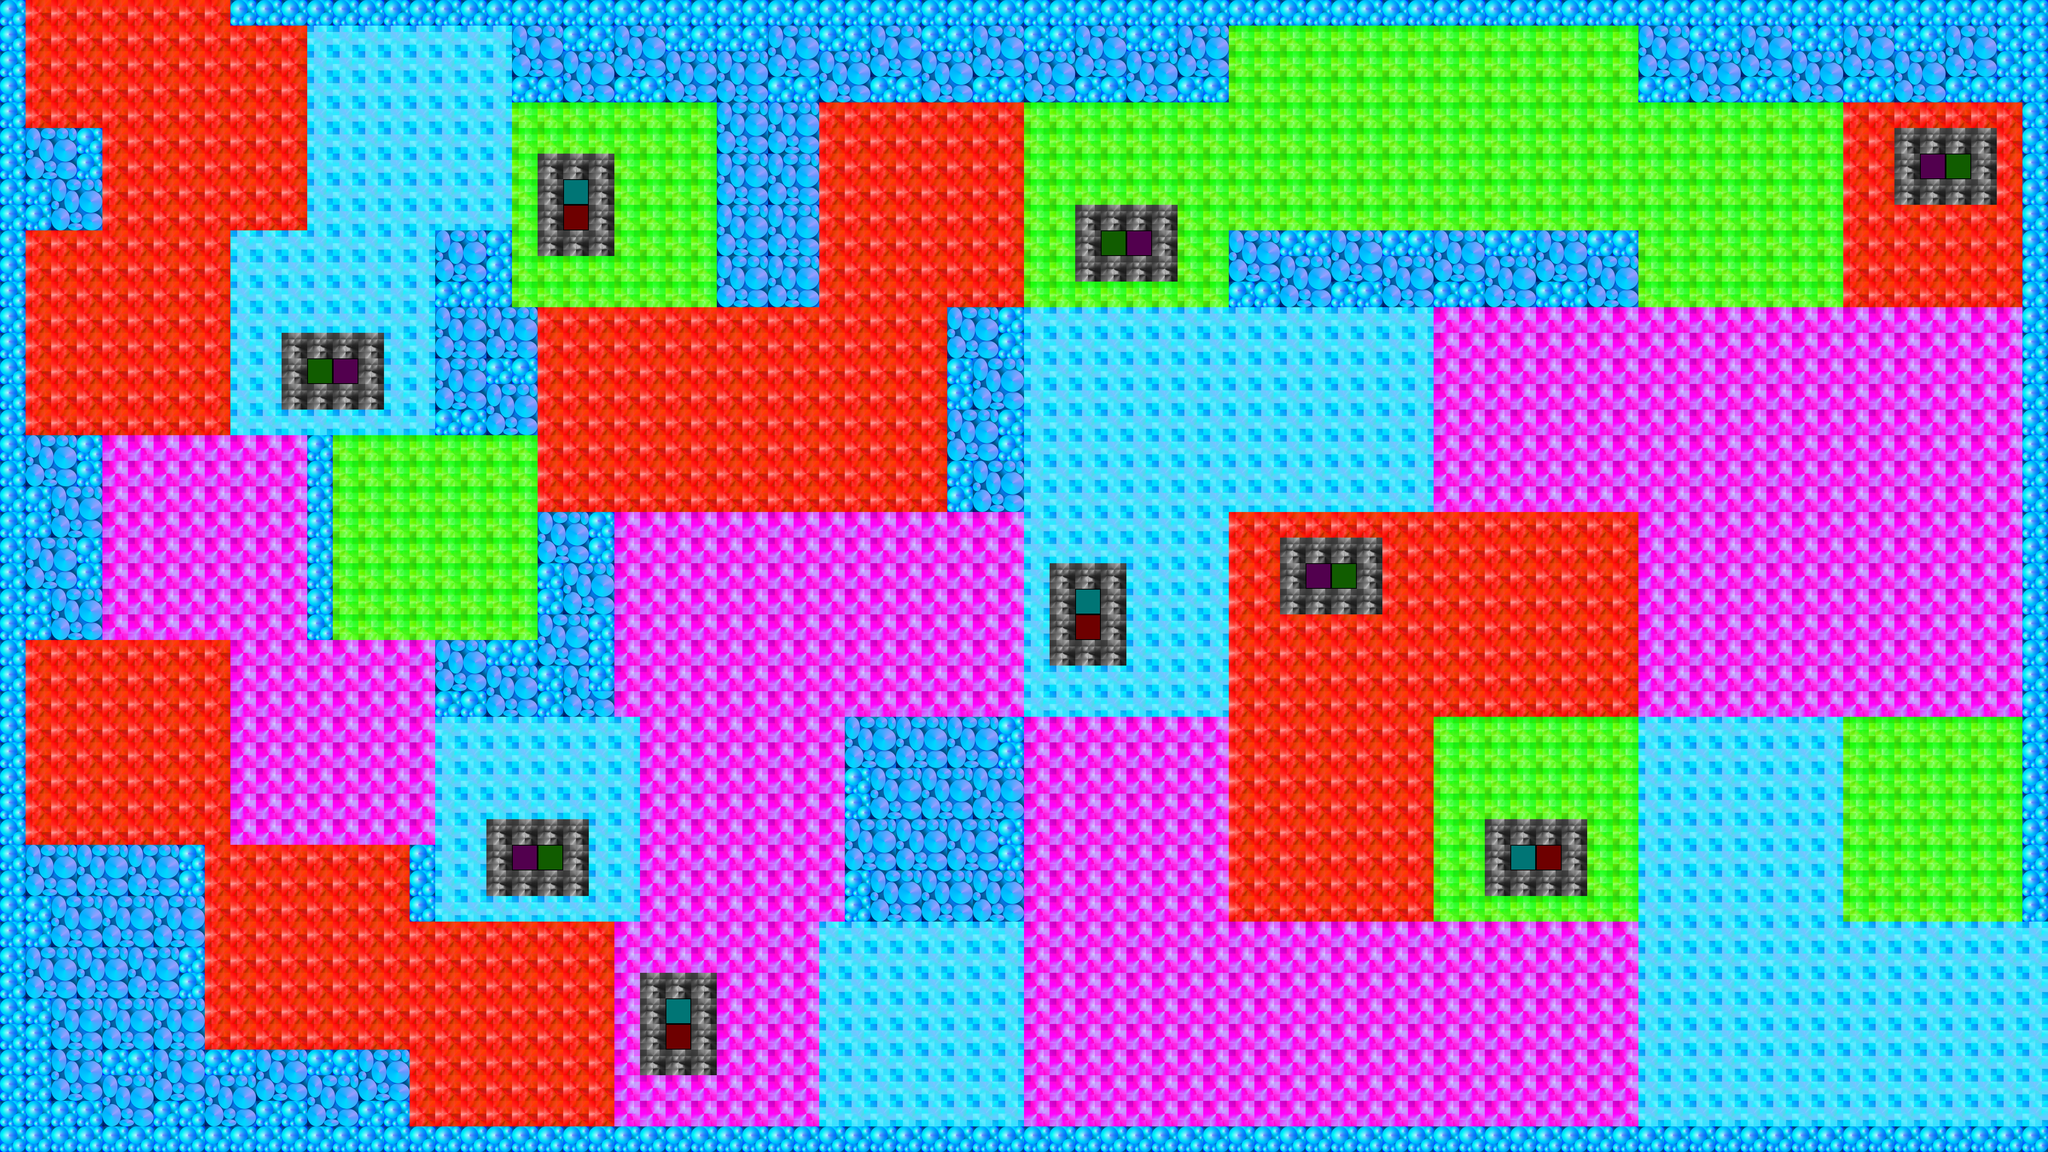

A 2D game scene composited from a Tiled map and its tileset images. What follows is a short description and the map's XML, with each tile layer's data collapsed to a summary:
An orthogonal 80x45 tile map with 64x64 px tiles, 1 tile layer (background) and 92 objects (15x pink, 12x red, 10x blue, 8x green, 4x pinkgreen, ...).

<map version="1.0" orientation="orthogonal" renderorder="right-down" width="80" height="45" tilewidth="64" tileheight="64" nextobjectid="99">
 <tileset firstgid="1" name="blue" tilewidth="64" tileheight="64">
  <image source="blue.png" width="832" height="192" />
 </tileset>
 <layer name="background" width="80" height="45">
  <data>[3600 cells, 3600 non-empty, 29 distinct tile ids]</data>
 </layer>
 <objectgroup name="collisions">
  <object id="3" x="-5.28821" y="-5.28821" width="68.7467" height="2882.07" />
  <object id="4" x="571.126" y="-5.28821" width="4542.57" height="63.4585" />
  <object id="5" x="-2" y="2817.61" width="5124.27" height="63.4585" />
  <object id="6" x="5047.1" y="-2.71179" width="68.7467" height="2305.66" />
  <object id="7" x="68.7467" y="322.581" width="190.375" height="253.834" />
  <object id="9" x="1282.03" y="52.8821" width="1792.7" height="200.952" />
  <object id="10" x="1789.99" y="200.952" width="259.122" height="565.838" />
  <object id="11" x="1084.08" y="571.126" width="200.952" height="512.956" />
  <object id="12" x="1173.98" y="766.078" width="163.934" height="317.292" />
  <object id="13" x="3072.45" y="565.838" width="1020.62" height="200.952" />
  <object id="14" x="63.4585" y="1089.37" width="195.664" height="507.668" />
  <object id="15" x="756.214" y="1084.08" width="79.3231" height="518.244" />
  <object id="16" x="1348.49" y="1274.46" width="185.087" height="507.668" />
  <object id="17" x="1089.37" y="1602.33" width="269.699" height="179.799" />
  <object id="18" x="67.0349" y="2109.99" width="449.498" height="713.908" />
  <object id="19" x="507.668" y="2617.66" width="512.956" height="195.664" />
  <object id="20" x="1020.62" y="2105.42" width="63.4585" height="195.664" />
  <object id="21" x="2115.28" y="1792.7" width="444.209" height="512.956" />
  <object id="22" x="2363.83" y="766.79" width="195.664" height="512.956" />
  <object id="23" x="4088.78" y="63.7467" width="957.166" height="195.664" />
  <object id="82" name="newlevel" x="70.3994" y="3.15996" width="493.618" height="148.621" />
  <object id="83" name="dummy" x="4984.34" y="2310.23" width="130.707" height="499.377" />
 </objectgroup>
 <objectgroup name="lifts" visible="0">
  <object id="24" name="green" x="3071.02" y="63.4585" width="512" height="512" />
  <object id="25" name="green" x="3583.08" y="63.2184" width="512" height="512" />
  <object id="26" name="green" x="4095.31" y="256.986" width="512" height="512" />
  <object id="27" name="green" x="3585.11" y="1792.35" width="512" height="512" />
  <object id="28" name="green" x="4609.32" y="1792.79" width="512" height="512" />
  <object id="29" name="green" x="831.89" y="1088.03" width="512" height="512" />
  <object id="30" name="green" x="1280.04" y="255.87" width="512" height="512" />
  <object id="31" name="green" x="2559.14" y="255.517" width="512" height="512" />
  <object id="32" name="pink" x="3583.3" y="768.095" width="512" height="512" />
  <object id="33" name="pink" x="4094.47" y="768.567" width="512" height="512" />
  <object id="34" name="pink" x="4606.97" y="768.567" width="512" height="512" />
  <object id="35" name="pink" x="4096.47" y="1280.07" width="512" height="512" />
  <object id="36" name="pink" x="4608.54" y="1280.63" width="512" height="512" />
  <object id="37" name="pink" x="3072.9" y="2304.5" width="512" height="512" />
  <object id="38" name="pink" x="3584.4" y="2305.07" width="512" height="512" />
  <object id="39" name="pink" x="2560.4" y="2304.5" width="512" height="512" />
  <object id="40" name="pink" x="2559.4" y="1792.57" width="512" height="512" />
  <object id="41" name="pink" x="1600.76" y="1792.43" width="512" height="512" />
  <object id="42" name="pink" x="1536.1" y="2303.93" width="512" height="512" />
  <object id="43" name="pink" x="2047.03" y="1279.93" width="512" height="512" />
  <object id="44" name="pink" x="1534.53" y="1279.93" width="512" height="512" />
  <object id="45" name="pink" x="576.899" y="1600.23" width="512" height="512" />
  <object id="46" name="pink" x="255.949" y="1088.78" width="512" height="512" />
  <object id="47" name="red" x="63.5307" y="576.274" width="512" height="512" />
  <object id="48" name="red" x="256.772" y="63.4316" width="512" height="512" />
  <object id="49" name="red" x="1343.63" y="768.343" width="512" height="512" />
  <object id="50" name="red" x="1855.62" y="768.484" width="512" height="512" />
  <object id="52" name="red" x="2046.8" y="256.671" width="512" height="512" />
  <object id="53" name="red" x="3072.15" y="1280.08" width="512" height="512" />
  <object id="54" name="red" x="3584.89" y="1280.23" width="512" height="512" />
  <object id="56" name="red" x="3072.22" y="1792.83" width="512" height="512" />
  <object id="57" name="red" x="4607.3" y="256.671" width="512" height="512" />
  <object id="58" name="red" x="1024.18" y="2303.64" width="512" height="512" />
  <object id="59" name="red" x="512.437" y="2112.28" width="512" height="512" />
  <object id="60" name="red" x="65.3123" y="1600.47" width="512" height="512" />
  <object id="61" name="blue" x="768.478" y="64.1019" width="512" height="512" />
  <object id="62" name="blue" x="575.226" y="576.226" width="512" height="512" />
  <object id="63" name="blue" x="1088.08" y="1792.04" width="512" height="512" />
  <object id="64" name="blue" x="2048.71" y="2304.21" width="512" height="512" />
  <object id="65" name="blue" x="2559.37" y="767.25" width="512" height="512" />
  <object id="66" name="blue" x="2559.37" y="1279.87" width="512" height="512" />
  <object id="67" name="blue" x="3072.16" y="768.078" width="512" height="512" />
  <object id="68" name="blue" x="4096.57" y="1792.78" width="512" height="512" />
  <object id="69" name="blue" x="4096.64" y="2304.93" width="512" height="512" />
  <object id="70" name="blue" x="4608.78" y="2305" width="512" height="512" />
 </objectgroup>
 <objectgroup name="buttons" visible="0">
  <object id="71" name="bluered" x="1404.78" y="446.06" width="64" height="128" />
  <object id="73" name="thisbluered" x="2683.88" y="1472" width="64" height="128" />
  <object id="74" name="bluered" x="1663.25" y="2494.07" width="64" height="128" />
  <object id="75" name="bluered" x="3773.25" y="2110.9" width="128" height="64" />
  <object id="76" name="pinkgreen" x="1276.54" y="2109.54" width="128" height="64" />
  <object id="77" name="pinkgreen" x="763.898" y="896.249" width="128" height="64" />
  <object id="78" name="thispinkgreen" x="2750.48" y="574.335" width="128" height="64" />
  <object id="79" name="pinkgreen" x="3262.79" y="1405.39" width="128" height="64" />
  <object id="80" name="pinkgreen" x="4796.99" y="379.508" width="128" height="64" />
 </objectgroup>
 <objectgroup name="hero">
  <object id="81" x="4876.08" y="2528.88" width="138.675" height="138.675">
   <ellipse />
  </object>
 </objectgroup>
 <objectgroup name="health" visible="0">
  <object id="84" x="4080.35" y="1136.22" width="138.104" height="138.104">
   <ellipse />
  </object>
  <object id="85" x="3433.77" y="1644.7" width="138.104" height="138.104">
   <ellipse />
  </object>
  <object id="86" x="87.8846" y="1694.92" width="138.104" height="138.104">
   <ellipse />
  </object>
  <object id="87" x="2956.69" y="2215.94" width="138.104" height="138.104">
   <ellipse />
  </object>
  <object id="88" x="1851.85" y="2146.89" width="138.104" height="138.104">
   <ellipse />
  </object>
  <object id="89" x="1820.46" y="797.238" width="138.104" height="138.104">
   <ellipse />
  </object>
  <object id="90" x="3465.16" y="81.6071" width="138.104" height="138.104">
   <ellipse />
  </object>
  <object id="91" x="1117.39" y="75.3297" width="138.104" height="138.104">
   <ellipse />
  </object>
 </objectgroup>
 <objectgroup name="snowman" visible="0">
  <!-- 7 objects omitted --></objectgroup>
</map>
<!-- 7 of 92 objects omitted -->
